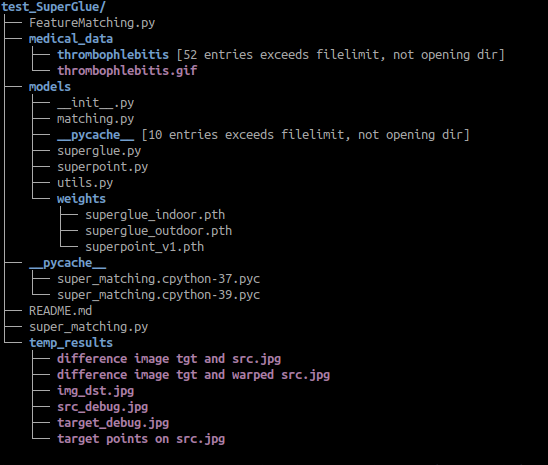
#> input picture test_SuperGlue/file_structure.png, 548 x 465 px
$ python plot_demons.py --fixed_path ../test_SuperGlue/file_structure.png --moving_path ../test_SuperGlue/file_structure.png   (older library calls are emulated)
#> lines starting #> are read from the running program, lines starting #| are printed output that depends on the picture
### demons/pydemons/demons.py
"""
How about log-domain diffeomorphic demons in Python ? ;)
"""
# Author: DOHMATOB Elvis Dopgima <gmdopp@gmail.com>

import numpy as np
from scipy import ndimage

# 'texture' of floats in machine-precision
EPS = np.finfo(float).eps


def imagepad(im, scale=2.):
    """Pad input image to the left and right with zeros."""
    shape = np.array(im.shape)
    if scale <= 1.:
        return im, ((0, shape[0]), (0, shape[1]))
    new_shape = np.ceil(np.array(shape) * scale)
    before = np.floor((new_shape - shape) // 2)
    after = new_shape - shape - before

    before = before.astype(np.int64)
    after = after.astype(np.int64)

    # pad_width = zip( )
    pad_width = zip(before, after)
    lim = zip(before, before + shape)
    # import ipdb; ipdb.set_trace()
    return np.pad(im, pad_width, mode="constant"), lim


def _standard_grid(shape):
    """Makes an (m)grid of regularly spaced points."""
    return np.mgrid[0.:shape[0], 0.:shape[1]]


# [141 lines left out: functions _deformed_grid, iminterpolate, compose, expfield, jacobian, energy and 2 more, not called in this run]


def imagecrop(im, lim_x, lim_y):
    """Crop image to fit given bounding box."""
    return im[lim_x[0]:lim_x[1], lim_y[0]:lim_y[1]]


# [26 lines left out: function bch, not called in this run]


def register(fixed, moving, symmetric=True, sigma_fluid=1., sigma_diffusion=1.,
             sigma_i=1., sigma_x=1., niter=250, vx=None, vy=None, bch_order=0,
             stop_criterion=.01, imagepad_scale=1.2, callback=None):
    """Register moving image to moving image via log-domains diffeo demons.

    Parameters
    ----------
    symmetric: bool (optional, default True)
        If True, then symmetrized energy will be used.
    """
    shape = fixed.shape
    # init velocity
    if vx is None:
        vx = np.zeros(shape, dtype=np.float)
    if vy is None:
        vy = np.zeros(shape, dtype=np.float)

    # pad images and velocity
    if not (fixed.shape == moving.shape == vx.shape == vy.shape):
        raise RuntimeError(
            "Images and velocity are shape-inconsistent!")
    orig_fixed = fixed
    fixed, (lim_x, lim_y) = imagepad(fixed, imagepad_scale)


    moving, _ = imagepad(moving, imagepad_scale)
    vx, _ = imagepad(vx, imagepad_scale)
    vy, _ = imagepad(vy, imagepad_scale)

    warped = np.copy(moving)
    # main loop
    e = np.inf
    e_min = e
    energies = []
    for k in xrange(niter):
        # find demons force field update and then smooth
        ux_forw, uy_forw = findupdate(fixed, moving, vx, vy, sigma_i, sigma_x)
        if not symmetric:
            ux, uy = ux_forw, uy_forw
        else:
            # symmetric regime: compute backward force field, then average
            ux_back, uy_back = findupdate(moving, fixed, -vx, -vy, sigma_i,
                                          sigma_x)
            ux, uy = .5 * (ux_forw - ux_back), .5 * (uy_forw - uy_back)
        ux = imgaussian(ux, sigma_fluid)
        uy = imgaussian(uy, sigma_fluid)

        # update velocity (= log(exp(v) o exp(u))) and then smooth
        vx, vy = bch(vx, vy, ux, uy, bch_order=bch_order)
        vx = imgaussian(vx, sigma_diffusion)
        vy = imgaussian(vy, sigma_diffusion)

        # get deformation
        sx, sy = expfield(vx, vy)

        # compute energy
        e = energy(fixed, moving, sx, sy, sigma_i, sigma_x)
        energies.append(e)
        if e < e_min:
            e_min = e
            vx_min = vx
            vy_min = vy
            sx_min = sx
            sy_min = sy

        # invoke callback
        print ("Iter %03i/%03i: energy=%g" % (k + 1, niter, e))
        if callback and k % 10 == 0:
            variables = locals()
            # variables["fixed"] = orig_fixed
            variables["fixed"] = fixed
            variables["warped"] = iminterpolate(moving, sx=sx, sy=sy)  ## tejas temp fix
            callback(variables)

        # check convergence
        if k > 0 and abs(e - energies[max(0, k - 5)]) < \
           energies[0] * stop_criterion:
            print ("Converged!")
            break

    # apply optimal deformation to moving image
    warped = iminterpolate(moving, sx=sx, sy=sy)

    # unpad velocity, deformation, and deformed moving image
    # import ipdb; ipdb.set_trace()
    vx_min = imagecrop(vx_min, lim_x, lim_y)
    vy_min = imagecrop(vy_min, lim_x, lim_y)
    sx_min = imagecrop(sx_min, lim_x, lim_y)
    sy_min = imagecrop(sy_min, lim_x, lim_y)
    warped = warped[lim_x[0]:lim_x[1], lim_y[0]:lim_y[1]]
    if not (fixed.shape == moving.shape == vx.shape == vy.shape):
        raise RuntimeError(
            "Images and velocity are shape-inconsistent!")

    return warped, sx_min, sy_min, vx_min, vy_min, energies


def imresize(im, scale):
    """Resize image by given scale."""
    return ndimage.zoom(im, scale, order=1, prefilter=True)


def demons(fixed, moving, nlevel=3, symmetric=True, sigma_fluid=1.,
           sigma_diffusion=1., sigma_i=1., sigma_x=1., niter=250, vx=None,
           vy=None, bch_order=0, stop_criterion=.01, imagepad_scale=1.2,
           callback=None):
    """Multi-resolution log-domain diffeomorphic demons algorithm.

    Parameters
    ----------
    symmetric: bool (optional, default True)
        If True, then symmetrized energy will be used.
    """
    # init velocity
    if vx is None:
        vx = np.zeros(fixed.shape, dtype=np.float)
    if vy is None:
        vy = np.zeros(fixed.shape, dtype=np.float)

    # multi-resolution loop in decreasing powers of 2
    shape = np.array(fixed.shape, dtype=np.float)
    scale = 1. / 2 ** (nlevel - 1)
    # for _ in xrange(nlevel):
    for _ in np.arange(nlevel):
        # downsample images and velocities
        fixed_ = imresize(fixed, scale)
        moving_ = imresize(moving, scale)
        vx_ = imresize(vx * scale, scale)
        vy_ = imresize(vy * scale, scale)

        # register
        _, _, _, vx_, vy_, _ = register(
            fixed_, moving_, symmetric=symmetric, sigma_fluid=sigma_fluid,
            sigma_diffusion=sigma_diffusion, sigma_i=sigma_i, sigma_x=sigma_x,
            niter=niter, vx=vx_, vy=vy_, bch_order=bch_order,
            stop_criterion=stop_criterion, imagepad_scale=imagepad_scale,
            callback=callback)

        # upsample
        vx = imresize(vx_ / scale, shape / np.array(vx_.shape))
        vy = imresize(vy_ / scale, shape / np.array(vy_.shape))
        scale *= 2.

    sx, sy = expfield(vx, vy)

    return sx, sy, vx, vy

### demons/plot_demons.py
import numpy as np
import matplotlib.pyplot as plt
import sys
sys.path.append('./pydemons')
import demons
import argparse
import cv2
import os


diff_save = 0
count = 0
# [99 lines left out: functions get_diff_img, run_demons, mask_cv2_img, mask_cv2_img_by_arr, remove_noise, save_and_disp, not called in this run]


def get_demons_warp(moving, fixed):
    sx, sy, vx, vy = demons.demons(fixed, moving)
    warped = demons.iminterpolate(moving, sx=sx, sy=sy)
    from IPython import embed

    # embed()
    thresh = 18
    # remove_noise_ksize = 1

    fixed_float = fixed.astype(np.float32)
    moving_float = moving.astype(np.float32)
    warped_float = warped.astype(np.float32)

    total_diff = abs(fixed_float-moving_float)  ## total difference
    changed_pix = abs(fixed_float-warped_float)  ## pixel change
    displaced_pix = abs(total_diff-changed_pix)  ## only displacement

    total_diff_thresh = cv2.threshold(total_diff,thresh,255, cv2.THRESH_BINARY)[1]
    changed_pix_thresh = cv2.threshold(changed_pix,thresh,255, cv2.THRESH_BINARY)[1]
    displaced_pix_thresh = cv2.threshold(displaced_pix,thresh,255, cv2.THRESH_BINARY)[1]

    changed_pix_thresh = remove_noise(changed_pix_thresh,ksize=2)
    # displaced_pix_thresh = remove_noise(displaced_pix_thresh,ksize=1)

    ## Total difference
    fixed_color = np.dstack((fixed,fixed,fixed))
    totalDiff_img = mask_cv2_img_by_arr(fixed_color,np.where(total_diff_thresh), c=[0,255,0])
    save_and_disp(totalDiff_img,'totalDiff_img')

    ## Disentangled difference
    fixed_color = np.dstack((fixed,fixed,fixed))
    displacement_img = mask_cv2_img_by_arr(fixed_color,np.where(displaced_pix_thresh), c=[0,255,255])
    disentangled_img = mask_cv2_img_by_arr(displacement_img,np.where(changed_pix_thresh), c=[0,0,255])

    save_and_disp(disentangled_img,'disentangled_img')

    cv2.waitKey(0)

if __name__ == "__main__":
    # load data

    parser = argparse.ArgumentParser(
        description='Image pair pose estimation.',
        formatter_class=argparse.ArgumentDefaultsHelpFormatter)


    parser.add_argument('-fixed', '--fixed_path',
                        # type=str, default='../data/pydemons_data/lenag2.png',
                        type=str, default='../data/pydemons_data/lenag2.png',
                        help='fixed Image')
    parser.add_argument('-moving', '--moving_path',
                        type=str, default='../data/pydemons_data/lenag1.png',
                        help='moving')

    args = parser.parse_args()


    fixed = cv2.imread(args.fixed_path, 0)
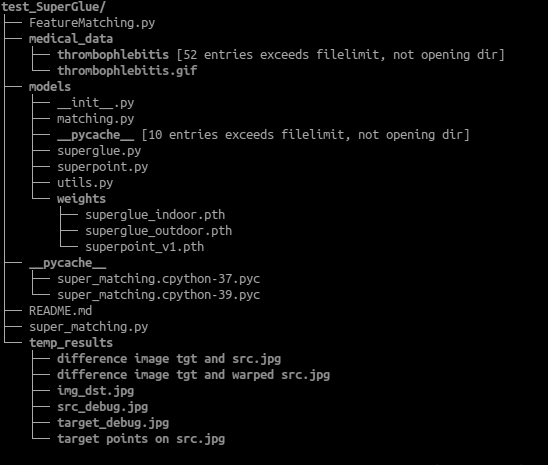
#> fixed: shape (465, 548); min 0, max 170, mean 7.8
    moving = cv2.imread(args.moving_path, 0)

    # run_demons(moving, fixed)
    get_demons_warp(moving, fixed)
#> the loop in demons, `for _ in np.arange(nlevel):` made 1 pass
#> pass 1, in demons, `fixed_ = imresize(fixed, scale)`:
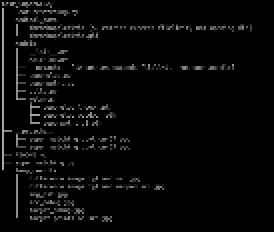
#> fixed_: shape (116, 137) (shown 2 times larger); min 0, max 169, mean 8.5
#> after the loop in demons, `for _ in np.arange(nlevel):`: scale = 0.25
#> (the run stopped early here; a loop or call above may not have finished)
